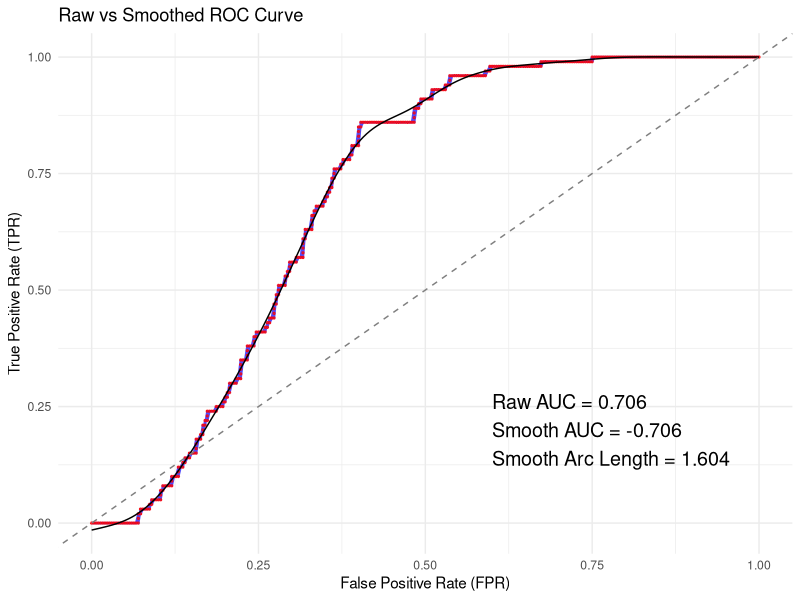
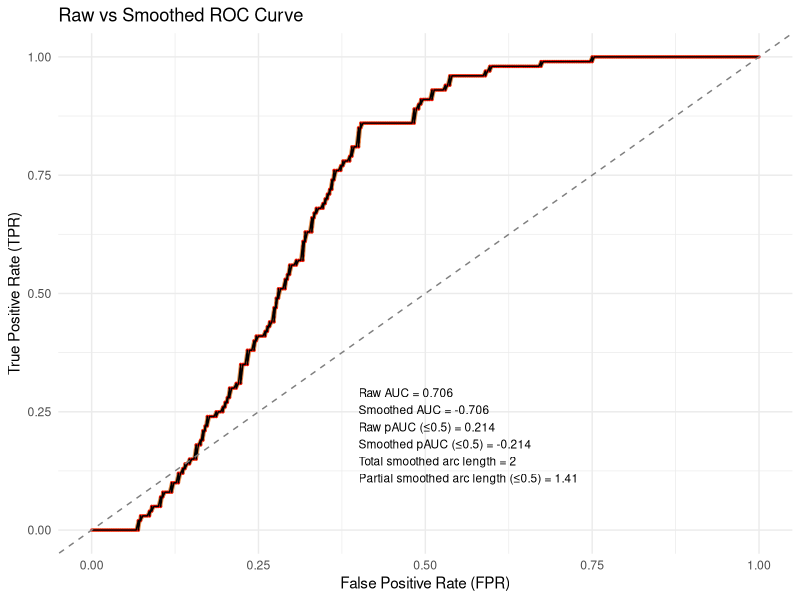
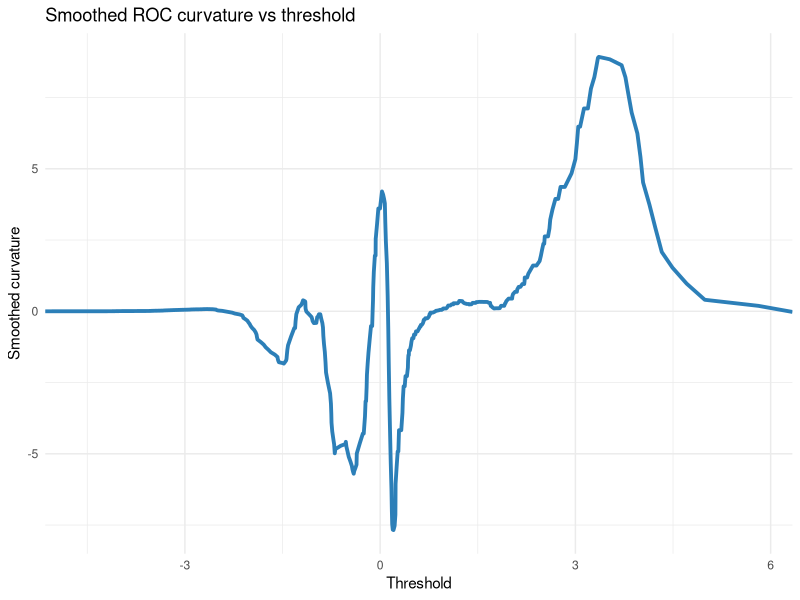
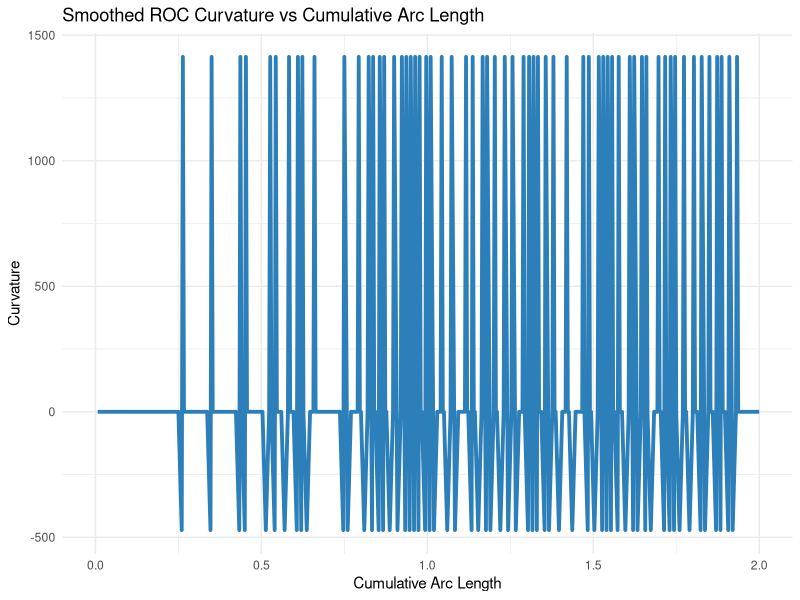

Write R code to recreate these figures, in order.
## ---- chunk 1
# --- Block 1: Load libraries ---
library(dplyr)
library(ggplot2)
library(pROC)
library(splines)

## ---- chunk 2
# --- Block 2: Helper functions ---

# Compute cumulative arc length for discrete points
compute_arc_length <- function(x, y) {
  dx <- diff(x)
  dy <- diff(y)
  ds <- sqrt(dx^2 + dy^2)
  return(c(0, cumsum(ds)))
}

# Compute discrete polyline curvature (approximate)
compute_polyline_curvature <- function(x, y) {
  dx <- diff(x)
  dy <- diff(y)
  theta <- atan2(dy, dx)
  dtheta <- c(NA, diff(theta))
  ds <- sqrt(dx^2 + dy^2)
  curvature <- dtheta / ds
  return(c(NA, curvature))
}

# Compute smooth ROC curve and curvature using splines
compute_smooth_roc <- function(FPR, TPR, spar = 0.7, n_points = 200) {
  spline_fit <- smooth.spline(x = FPR, y = TPR, spar = spar)
  FPR_smooth <- seq(0, 1, length.out = n_points)
  TPR_smooth <- predict(spline_fit, x = FPR_smooth)$y
  
  dy_dx   <- predict(spline_fit, x = FPR_smooth, deriv = 1)$y
  d2y_dx2 <- predict(spline_fit, x = FPR_smooth, deriv = 2)$y
  curvature <- d2y_dx2 / ( (1 + dy_dx^2)^(3/2) )
  
  arc_length <- compute_arc_length(FPR_smooth, TPR_smooth)
  
  data.frame(FPR = FPR_smooth,
             TPR = TPR_smooth,
             ArcLength = arc_length,
             Curvature = curvature)
}

# --- Patch to Block 2: add evaluator for smoothed curvature at given x ---
eval_smooth_curvature <- function(spline_fit, x) {
  dy_dx   <- predict(spline_fit, x = x, deriv = 1)$y
  d2y_dx2 <- predict(spline_fit, x = x, deriv = 2)$y
  d2y_dx2 / ( (1 + dy_dx^2)^(3/2) )
}
## ---- chunk 3
# --- Block 3: Test data generation ---

set.seed(123)

# Parameters (easy to change)
# default Parameters
# n_signal <- 200
# n_noise  <- 300
# signal_mean <- 1.0
# noise_mean  <- 0.0
# signal_sd   <- 1.0
# noise_sd    <- 1.0

n_obs <- 400
n_signal <- 100
n_noise  <- n_obs - n_signal
signal_mean <- 1.0
signal_sd   <- 1.0
noise_mean  <- 0.0
noise_sd    <- 2.0




# Distribution functions (swap out easily)
signal_dist <- function(n) rnorm(n, mean = signal_mean, sd = signal_sd)
noise_dist  <- function(n) rnorm(n, mean = noise_mean, sd = noise_sd)

# Generate test data
test_data <- data.frame(
  Class = c(rep(1, n_signal), rep(2, n_noise)),   # 1 = signal, 2 = noise
  probability = c(signal_dist(n_signal), noise_dist(n_noise))
)

## ---- chunk 4
# --- Block 4: Main calculations ---

# Build ROC object
roc_obj <- roc(response = test_data$Class,
               predictor = test_data$probability,
               levels = c(2,1),
               direction = "<")

roc_df <- data.frame(
  threshold   = roc_obj$thresholds,
  TPR         = roc_obj$sensitivities,
  FPR         = 1 - roc_obj$specificities,
  Specificity = roc_obj$specificities
)

# Discrete arc length and curvature
roc_df$ArcLength <- compute_arc_length(roc_df$FPR, roc_df$TPR)
roc_df$Curvature <- compute_polyline_curvature(roc_df$FPR, roc_df$TPR)

# Smooth ROC

roc_smooth_df <- compute_smooth_roc(roc_df$FPR, roc_df$TPR, spar = 0.7, n_points = 200)
# --- Patch to Block 4: compute smoothed curvature at thresholds ---
# Keep existing spline_fit by refitting here for clarity
spline_fit <- smooth.spline(x = roc_df$FPR, y = roc_df$TPR, spar = 0.7)

# Smoothed curvature evaluated at the empirical FPR points (i.e., thresholds)
roc_df <- roc_df %>%
  mutate(Curvature_smooth = eval_smooth_curvature(spline_fit, FPR))


# AUC values
auc_raw <- auc(roc_obj)
#auc_smooth <- sum((roc_smooth_df$TPR[-1] + roc_smooth_df$TPR[-nrow(roc_smooth_df)]) / 2 *
                  #diff(roc_smooth_df$FPR))
auc_smooth <- sum((roc_df$TPR[-1] + roc_df$TPR[-nrow(roc_df)]) / 2 *
                  diff(roc_df$FPR))
## ---- chunk 5
# --- Plot 1: Raw vs Smoothed ROC ---
ggplot() +
  geom_line(data = roc_df, aes(x = FPR, y = TPR),
            color = "blue", linewidth = .8, alpha = 0.7) +
  geom_point(data = roc_df, aes(x = FPR, y = TPR),
             color = "red", size = .5, alpha = 0.7) +
  geom_line(data = roc_smooth_df, aes(x = FPR, y = TPR),
            color = "black", linewidth = .5) +
  geom_abline(slope = 1, intercept = 0, linetype = "dashed", color = "grey50") +
  labs(title = "Raw vs Smoothed ROC Curve",
       x = "False Positive Rate (FPR)",
       y = "True Positive Rate (TPR)") +
  annotate("text", x = 0.6, y = 0.2,
           label = paste0("Raw AUC = ", round(auc_raw, 3),
                          "\nSmooth AUC = ", round(auc_smooth, 3),
                          "\nSmooth Arc Length = ", round(max(roc_smooth_df$ArcLength), 3)),
           hjust = 0, size = 5, color = "black") +
  theme_minimal()

## ---- chunk 6
# --- Raw AUC ---
auc_raw <- auc(roc_obj)

# --- Raw partial AUC (FPR ≤ 0.5) ---
roc_half_raw <- roc_df %>% filter(FPR <= 0.5)
raw_pAUC <- sum((roc_half_raw$TPR[-1] + roc_half_raw$TPR[-nrow(roc_half_raw)]) / 2 *
                diff(roc_half_raw$FPR))

# --- Smoothed AUC ---
AUC_smooth <- sum((roc_df$TPR[-1] + roc_df$TPR[-nrow(roc_df)]) / 2 *
                  diff(roc_df$FPR))

# --- Smoothed partial AUC (FPR ≤ 0.5) ---
roc_half_smooth <- roc_df %>% filter(FPR <= 0.5)
smooth_pAUC <- sum((roc_half_smooth$TPR[-1] + roc_half_smooth$TPR[-nrow(roc_half_smooth)]) / 2 *
                   diff(roc_half_smooth$FPR))

roc_half_raw <- roc_df %>% filter(FPR <= 0.5) %>% arrange(FPR)

raw_pAUC <- sum((roc_half_raw$TPR[-1] + roc_half_raw$TPR[-nrow(roc_half_raw)]) / 2 *
                diff(roc_half_raw$FPR))


# --- Total smoothed arc length ---
dx_total <- diff(roc_df$FPR)
dy_total <- diff(roc_df$TPR)
ds_total <- sqrt(dx_total^2 + dy_total^2)
arc_length_total <- sum(ds_total)

# --- Partial smoothed arc length (FPR ≤ 0.5) ---
dx_half <- diff(roc_half_smooth$FPR)
dy_half <- diff(roc_half_smooth$TPR)
ds_half <- sqrt(dx_half^2 + dy_half^2)
arc_length_half <- sum(ds_half)

# --- Plot with amended legend ---
ggplot() +
  geom_line(data = roc_df, aes(x = FPR, y = TPR),
            color = "#d95f02", size = 1.2, alpha = 0.7) +
  geom_point(data = roc_df, aes(x = FPR, y = TPR),
             color = "red", size = 0.5, alpha = 0.7) +
  geom_line(data = roc_df, aes(x = FPR, y = TPR),
            color = "black", linewidth = .5) +
  geom_abline(slope = 1, intercept = 0, linetype = "dashed", color = "grey50") +
  labs(title = "Raw vs Smoothed ROC Curve",
       x = "False Positive Rate (FPR)",
       y = "True Positive Rate (TPR)") +
  annotate("text", x = 0.4, y = 0.2,
           label = paste0("Raw AUC = ", round(auc_raw, 3),
                          "\nSmoothed AUC = ", round(AUC_smooth, 3),
                          "\nRaw pAUC (≤0.5) = ", round(raw_pAUC, 3),
                          "\nSmoothed pAUC (≤0.5) = ", round(smooth_pAUC, 3),
                          "\nTotal smoothed arc length = ", round(arc_length_total, 3),
                          "\nPartial smoothed arc length (≤0.5) = ", round(arc_length_half, 3)),
           hjust = 0, size = 3 , color = "black") +
  theme_minimal()


## ---- chunk 7
# --- Corrected Plot 2: Smoothed curvature vs threshold ---
ggplot(roc_df, aes(x = threshold, y = Curvature_smooth)) +
  geom_line(color = "#2C7FB8", size = 1.3) +
  labs(title = "Smoothed ROC curvature vs threshold",
       x = "Threshold",
       y = "Smoothed curvature") +
  theme_minimal()


## ---- chunk 8
# --- Plot 3: Smoothed curvature vs cumulative arc length ---
ggplot(roc_df, aes(x = ArcLength, y = Curvature)) +
  geom_line(color = "#2C7FB8", size = 1.3) +
  labs(title = "Smoothed ROC Curvature vs Cumulative Arc Length",
       x = "Cumulative Arc Length",
       y = "Curvature") +
  theme_minimal()

